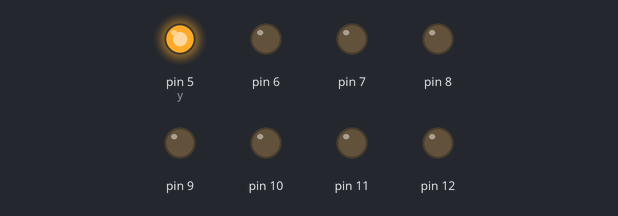
A sketch run on a simulated Arduino Uno, built with avr-gcc and run on an emulated ATmega328P. On the bench: output pins drawn as LEDs (lit = HIGH). What the sketch prints to the serial monitor is not drawn.

Above: at 0.03 s.
At 1.08 s:
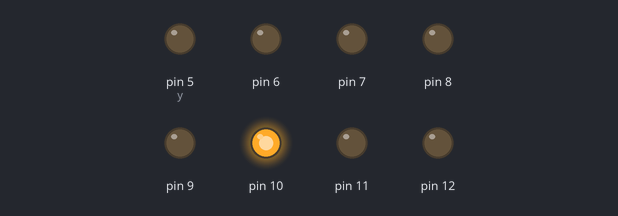
At 2.15 s:
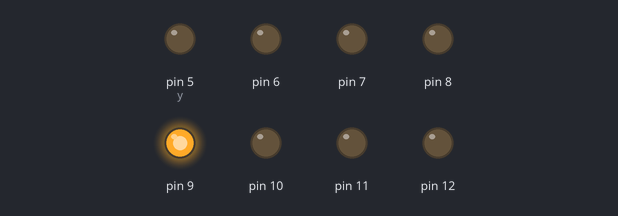
At 3.26 s:
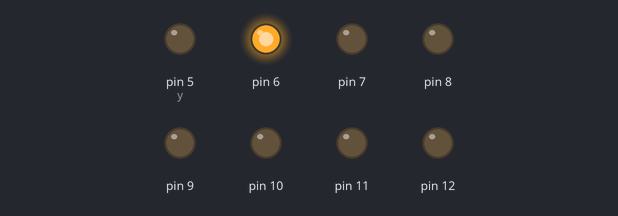
At 4.59 s:
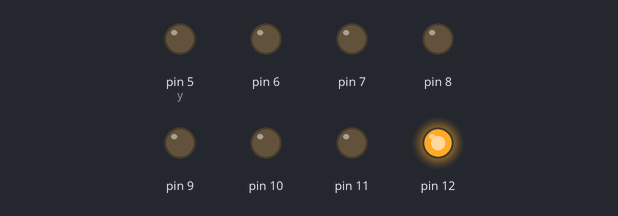
At 6.78 s:
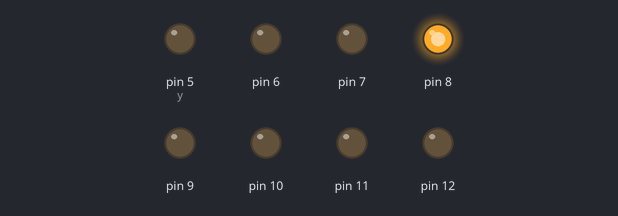
Timing chart, 0 to 7.1 s (numbered marks = the images above):
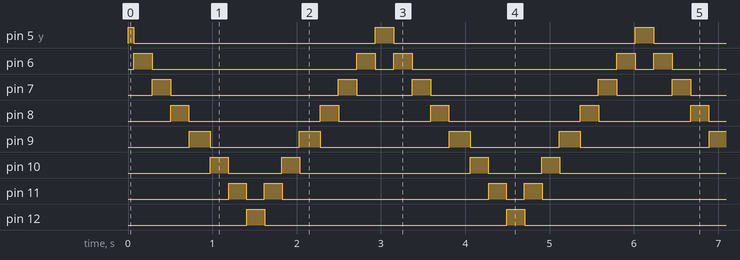

The sketch:

LED_bounce.ino
```cpp
void setup() {
  Serial.begin(9600);
  int y = 5;
  while(y<13){
  // initialize digital pin 13 as an output.
  pinMode(y, OUTPUT);
  y++;
  }


}
int offset = 5;
int leds = 8;
float width = 100.0;
float direction = 2.0;
float delta = (leds-1) / width;
float x = 0.0;
float size  = 0;

void loop() {


  int active = round(x * delta);


  for ( int i = 0; i < leds; i++ ) {
     int led = i + offset;
    if (i == active) {
      digitalWrite(led, HIGH);
      Serial.println("High");
    }
    else if (abs(active - i) <= size){
      digitalWrite(led, HIGH);
      Serial.println("High");
  }

    else {
      digitalWrite(led, LOW);
      Serial.println(led);
    }


  }

  x = x + direction;
  if (x >= width) direction = -direction;
  if (x <= 0) direction = -direction;
  delay(10);

}
```

Measured:
- by itself, pin 5 (y): repeats every 3.1 s: LOW 2.9 s, HIGH 0.22 s
- by itself, pin 6: repeats every 3.1 s: LOW 2.4 s, HIGH 0.22 s, LOW 0.22 s, HIGH 0.22 s
- by itself, pin 7: repeats every 3.1 s: LOW 2.0 s, HIGH 0.22 s, LOW 0.66 s, HIGH 0.22 s
- by itself, pin 8: repeats every 3.1 s: LOW 1.6 s, HIGH 0.22 s, LOW 1.1 s, HIGH 0.22 s
- by itself, pin 9: repeats every 3.1 s: LOW 1.1 s, HIGH 0.25 s, LOW 1.5 s, HIGH 0.25 s
- by itself, pin 10: repeats every 3.1 s: LOW 0.63 s, HIGH 0.21 s, LOW 2.0 s, HIGH 0.21 s
- by itself, pin 11: repeats every 3.1 s: LOW 0.21 s, HIGH 0.21 s, LOW 2.4 s, HIGH 0.21 s
- by itself, pin 12: alternates HIGH for 0.21 s and LOW for 2.9 s
